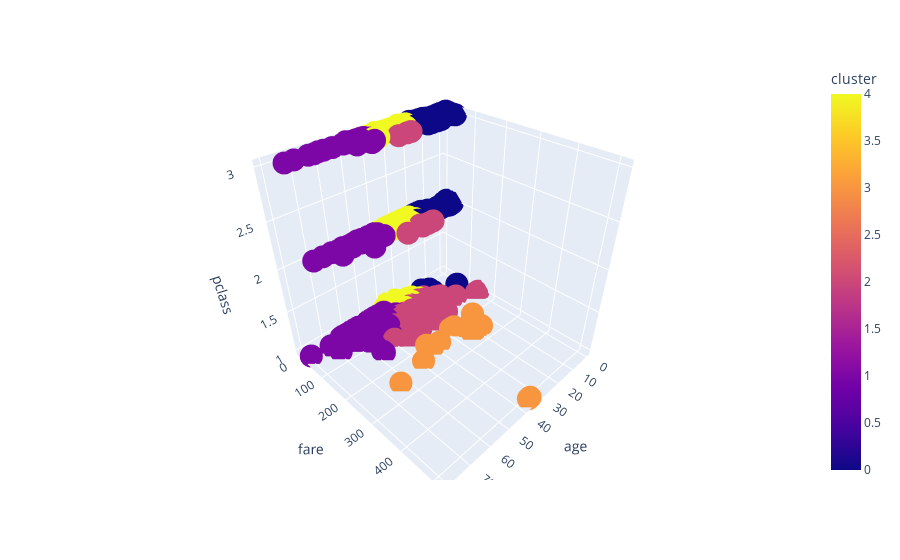

Notebook source saved alongside this figure:
### Code cell
# 3D plotting by plotly
import plotly.express as px
fig = px.scatter_3d(df, x='age', y='fare',z='pclass', color='cluster')
fig.show()

### Figure 1 — Plotly figure (JSON) as saved in the notebook; plotly's stock layout.template omitted (floating-point values rounded to 4 significant figures; data arrays with more than 128 entries replaced by an {"elided": "..."} marker saying what was removed)
{"data": [{"hovertemplate": "age=%{x}<br>fare=%{y}<br>pclass=%{z}<br>cluster=%{marker.color}<extra></extra>", "legendgroup": "", "marker": {"color": {"elided": "891 int values"}, "coloraxis": "coloraxis", "symbol": "circle"}, "mode": "markers", "name": "", "scene": "scene", "showlegend": false, "type": "scatter3d", "x": {"elided": "891 float values"}, "y": {"elided": "891 float values"}, "z": {"elided": "891 int values"}}], "layout": {"coloraxis": {"colorbar": {"title": {"text": "cluster"}}, "colorscale": [[0, "#0d0887"], [0.1111, "#46039f"], [0.2222, "#7201a8"], [0.3333, "#9c179e"], [0.4444, "#bd3786"], [0.5556, "#d8576b"], [0.6667, "#ed7953"], [0.7778, "#fb9f3a"], [0.8889, "#fdca26"], [1, "#f0f921"]]}, "legend": {"tracegroupgap": 0}, "margin": {"t": 60}, "scene": {"domain": {"x": [0, 1], "y": [0, 1]}, "xaxis": {"title": {"text": "age"}}, "yaxis": {"title": {"text": "fare"}}, "zaxis": {"title": {"text": "pclass"}}}}}
